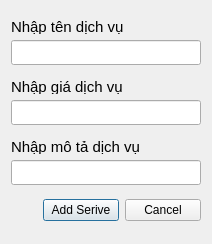
<?xml version="1.0" encoding="UTF-8"?>
<ui version="4.0">
 <class>AddService</class>
 <widget class="QDialog" name="AddService">
  <property name="geometry">
   <rect>
    <x>0</x>
    <y>0</y>
    <width>212</width>
    <height>244</height>
   </rect>
  </property>
  <property name="windowTitle">
   <string>Dialog</string>
  </property>
  <layout class="QVBoxLayout" name="verticalLayout_4">
   <item>
    <layout class="QVBoxLayout" name="verticalLayout">
     <item>
      <widget class="QLabel" name="label">
       <property name="maximumSize">
        <size>
         <width>16777215</width>
         <height>15</height>
        </size>
       </property>
       <property name="font">
        <font>
         <pointsize>11</pointsize>
        </font>
       </property>
       <property name="text">
        <string>Nhập tên dịch vụ</string>
       </property>
      </widget>
     </item>
     <item>
      <widget class="QLineEdit" name="newname">
       <property name="minimumSize">
        <size>
         <width>0</width>
         <height>25</height>
        </size>
       </property>
       <property name="placeholderText">
        <string/>
       </property>
      </widget>
     </item>
    </layout>
   </item>
   <item>
    <layout class="QVBoxLayout" name="verticalLayout_2">
     <item>
      <widget class="QLabel" name="label_2">
       <property name="maximumSize">
        <size>
         <width>16777215</width>
         <height>15</height>
        </size>
       </property>
       <property name="font">
        <font>
         <pointsize>11</pointsize>
        </font>
       </property>
       <property name="text">
        <string>Nhập giá dịch vụ</string>
       </property>
      </widget>
     </item>
     <item>
      <widget class="QLineEdit" name="newprice">
       <property name="minimumSize">
        <size>
         <width>0</width>
         <height>25</height>
        </size>
       </property>
       <property name="placeholderText">
        <string/>
       </property>
      </widget>
     </item>
    </layout>
   </item>
   <item>
    <layout class="QVBoxLayout" name="verticalLayout_3">
     <item>
      <widget class="QLabel" name="label_3">
       <property name="maximumSize">
        <size>
         <width>16777215</width>
         <height>15</height>
        </size>
       </property>
       <property name="font">
        <font>
         <pointsize>11</pointsize>
        </font>
       </property>
       <property name="text">
        <string>Nhập mô tả dịch vụ</string>
       </property>
      </widget>
     </item>
     <item>
      <widget class="QLineEdit" name="newdes">
       <property name="minimumSize">
        <size>
         <width>0</width>
         <height>25</height>
        </size>
       </property>
       <property name="placeholderText">
        <string/>
       </property>
      </widget>
     </item>
    </layout>
   </item>
   <item>
    <layout class="QHBoxLayout" name="horizontalLayout_2">
     <item>
      <spacer name="horizontalSpacer">
       <property name="orientation">
        <enum>Qt::Orientation::Horizontal</enum>
       </property>
       <property name="sizeHint" stdset="0">
        <size>
         <width>40</width>
         <height>20</height>
        </size>
       </property>
      </spacer>
     </item>
     <item>
      <layout class="QHBoxLayout" name="horizontalLayout">
       <item>
        <widget class="QPushButton" name="AddSerbtn">
         <property name="minimumSize">
          <size>
           <width>55</width>
           <height>18</height>
          </size>
         </property>
         <property name="styleSheet">
          <string notr="true">QPushButton{
/background-color: #34D481;
/color:white;
/border:none;
/border-radius: 8px;
/font-weight:bold;
/font-size: 10px;
}</string>
         </property>
         <property name="text">
          <string>Add Serive</string>
         </property>
         <property name="checkable">
          <bool>true</bool>
         </property>
        </widget>
       </item>
       <item>
        <widget class="QPushButton" name="pushButton_2">
         <property name="minimumSize">
          <size>
           <width>18</width>
           <height>18</height>
          </size>
         </property>
         <property name="styleSheet">
          <string notr="true">QPushButton{
/background-color: #585858;
/color:white;
/border:none;
/border-radius: 8px;
/font-weight:bold;
/font-size: 10px;
}</string>
         </property>
         <property name="text">
          <string>Cancel</string>
         </property>
         <property name="checkable">
          <bool>true</bool>
         </property>
        </widget>
       </item>
      </layout>
     </item>
    </layout>
   </item>
  </layout>
 </widget>
 <resources/>
 <connections/>
</ui>
